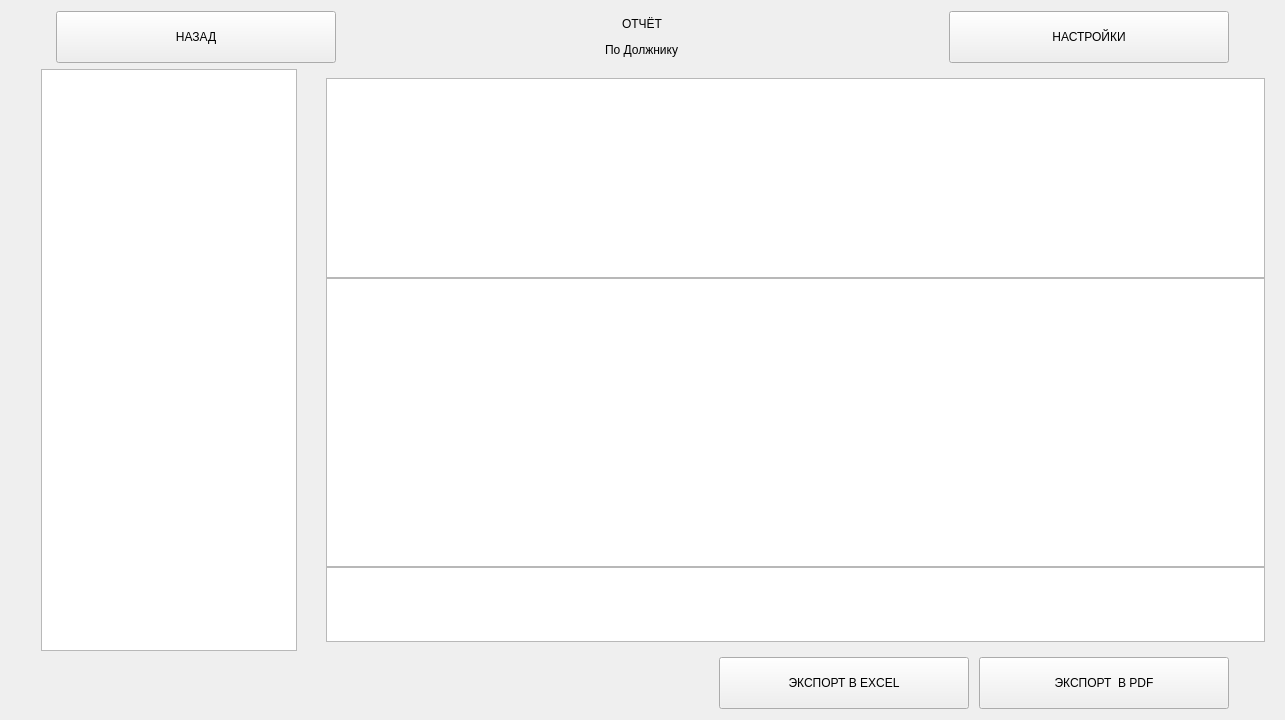
<?xml version="1.0" encoding="UTF-8"?>
<ui version="4.0">
 <class>ReportByClient</class>
 <widget class="QWidget" name="ReportByClient">
  <property name="geometry">
   <rect>
    <x>0</x>
    <y>0</y>
    <width>1285</width>
    <height>720</height>
   </rect>
  </property>
  <property name="windowTitle">
   <string>Form</string>
  </property>
  <layout class="QVBoxLayout" name="verticalLayout_4">
   <item>
    <layout class="QHBoxLayout" name="horizontalLayout_8">
     <property name="spacing">
      <number>7</number>
     </property>
     <property name="leftMargin">
      <number>45</number>
     </property>
     <property name="rightMargin">
      <number>45</number>
     </property>
     <item>
      <widget class="QPushButton" name="BackButton">
       <property name="minimumSize">
        <size>
         <width>0</width>
         <height>52</height>
        </size>
       </property>
       <property name="maximumSize">
        <size>
         <width>280</width>
         <height>16777215</height>
        </size>
       </property>
       <property name="text">
        <string>НАЗАД</string>
       </property>
      </widget>
     </item>
     <item>
      <layout class="QVBoxLayout" name="verticalLayout_2">
       <property name="spacing">
        <number>0</number>
       </property>
       <item alignment="Qt::AlignHCenter">
        <widget class="QLabel" name="EcoTaxi">
         <property name="text">
          <string>ОТЧЁТ</string>
         </property>
        </widget>
       </item>
       <item alignment="Qt::AlignHCenter">
        <widget class="QLabel" name="Header">
         <property name="text">
          <string>По Должнику</string>
         </property>
        </widget>
       </item>
      </layout>
     </item>
     <item>
      <widget class="QPushButton" name="SettingsButton">
       <property name="minimumSize">
        <size>
         <width>0</width>
         <height>52</height>
        </size>
       </property>
       <property name="maximumSize">
        <size>
         <width>280</width>
         <height>16777215</height>
        </size>
       </property>
       <property name="text">
        <string>НАСТРОЙКИ</string>
       </property>
      </widget>
     </item>
    </layout>
   </item>
   <item>
    <layout class="QHBoxLayout" name="horizontalLayout_6" stretch="0,2">
     <property name="spacing">
      <number>20</number>
     </property>
     <property name="leftMargin">
      <number>30</number>
     </property>
     <item>
      <layout class="QVBoxLayout" name="verticalLayout">
       <item>
        <widget class="QTableView" name="sideTable">
         <property name="maximumSize">
          <size>
           <width>280</width>
           <height>16777215</height>
          </size>
         </property>
         <property name="editTriggers">
          <set>QAbstractItemView::NoEditTriggers</set>
         </property>
         <property name="selectionMode">
          <enum>QAbstractItemView::SingleSelection</enum>
         </property>
         <property name="selectionBehavior">
          <enum>QAbstractItemView::SelectRows</enum>
         </property>
         <attribute name="verticalHeaderVisible">
          <bool>true</bool>
         </attribute>
        </widget>
       </item>
      </layout>
     </item>
     <item>
      <widget class="QWidget" name="widget_2" native="true">
       <property name="minimumSize">
        <size>
         <width>700</width>
         <height>400</height>
        </size>
       </property>
       <property name="maximumSize">
        <size>
         <width>16777210</width>
         <height>16777215</height>
        </size>
       </property>
       <layout class="QVBoxLayout" name="verticalLayout_6">
        <item>
         <layout class="QVBoxLayout" name="verticalLayout_3" stretch="0,1,0">
          <property name="spacing">
           <number>0</number>
          </property>
          <item>
           <widget class="QTableView" name="tableView">
            <property name="minimumSize">
             <size>
              <width>0</width>
              <height>200</height>
             </size>
            </property>
            <property name="maximumSize">
             <size>
              <width>16777215</width>
              <height>300</height>
             </size>
            </property>
           </widget>
          </item>
          <item>
           <widget class="QTableView" name="bottomTable">
            <property name="minimumSize">
             <size>
              <width>0</width>
              <height>200</height>
             </size>
            </property>
            <property name="maximumSize">
             <size>
              <width>16777215</width>
              <height>16777215</height>
             </size>
            </property>
           </widget>
          </item>
          <item>
           <widget class="QTableView" name="totalTable">
            <property name="maximumSize">
             <size>
              <width>16777215</width>
              <height>75</height>
             </size>
            </property>
           </widget>
          </item>
         </layout>
        </item>
       </layout>
      </widget>
     </item>
    </layout>
   </item>
   <item>
    <layout class="QHBoxLayout" name="horizontalLayout_7">
     <property name="spacing">
      <number>10</number>
     </property>
     <property name="leftMargin">
      <number>698</number>
     </property>
     <property name="rightMargin">
      <number>45</number>
     </property>
     <item>
      <spacer name="horizontalSpacer">
       <property name="orientation">
        <enum>Qt::Horizontal</enum>
       </property>
       <property name="sizeHint" stdset="0">
        <size>
         <width>40</width>
         <height>20</height>
        </size>
       </property>
      </spacer>
     </item>
     <item>
      <widget class="QPushButton" name="ToEXCELButton">
       <property name="minimumSize">
        <size>
         <width>250</width>
         <height>52</height>
        </size>
       </property>
       <property name="text">
        <string>ЭКСПОРТ В EXCEL</string>
       </property>
      </widget>
     </item>
     <item>
      <widget class="QPushButton" name="ToPDFButton">
       <property name="minimumSize">
        <size>
         <width>250</width>
         <height>52</height>
        </size>
       </property>
       <property name="text">
        <string>ЭКСПОРТ  В PDF</string>
       </property>
      </widget>
     </item>
    </layout>
   </item>
  </layout>
 </widget>
 <resources/>
 <connections/>
</ui>
